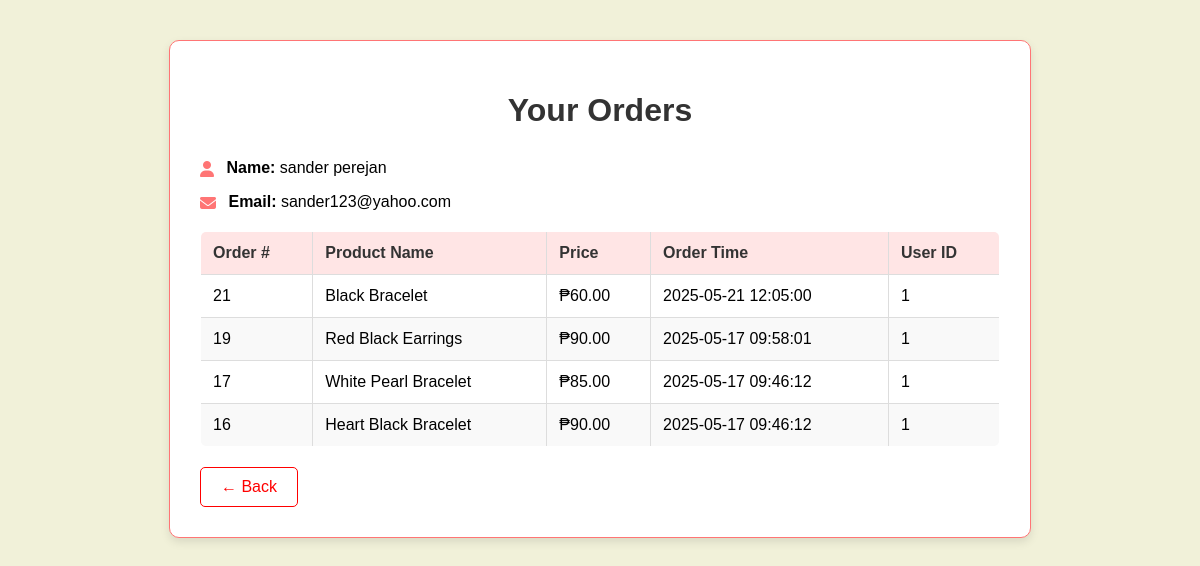
/listOrders.php (signed in), run on the app's committed database.
### tables this page shows
CREATE TABLE `users` (
  `userID` int(10) NOT NULL,
  `firstName` varchar(50) NOT NULL,
  `lastName` varchar(50) NOT NULL,
  `email` varchar(50) NOT NULL,
  `password` varchar(50) NOT NULL,
  `DOB` date DEFAULT NULL,
  `address` varchar(100) DEFAULT NULL
);

CREATE TABLE `order_items` (
  `orderItemID` int(11) NOT NULL,
  `orderID` int(11) DEFAULT NULL,
  `productName` varchar(255) DEFAULT NULL,
  `productPrice` decimal(10,2) DEFAULT NULL,
  `email` varchar(255) DEFAULT NULL,
  `orderTime` timestamp NOT NULL DEFAULT current_timestamp() ON UPDATE current_timestamp()
);

### listOrders.php (the view, shortened to what this page needs)
<?php
$servername = "localhost";
$username = "root";
$password = "";
$dbname = "login";
$conn = new mysqli($servername, $username, $password, $dbname);
$email = $_SESSION['email'];
$query = "SELECT firstName, lastName, email FROM users WHERE email = ?";
$stmt = $conn->prepare($query);
$stmt->bind_param("s", $email);
$stmt->execute();
$userInfo = $stmt->get_result()->fetch_assoc();
$query = "SELECT oi.orderItemID, oi.productName, oi.productPrice, oi.orderTime, u.userID
          FROM order_items oi
          JOIN users u ON oi.email = u.email
          WHERE oi.email = ?
          ORDER BY oi.orderItemID DESC";
$stmt = $conn->prepare($query);
$stmt->bind_param("s", $email);
$stmt->execute();
$result = $stmt->get_result();
$orderItems = [];
while ($row = $result->fetch_assoc()) {
    $orderItems[] = $row;
}
?>
<!DOCTYPE html>
<html lang="en">
<head>
  <link rel="stylesheet" href="https://cdnjs.cloudflare.com/ajax/libs/font-awesome/6.5.0/css/all.min.css">
</head>
<body>
<div class="container">
    <h1>Your Orders</h1>
    <p><i class="fas fa-user icon"></i> <strong>Name:</strong> <?php echo htmlspecialchars($userInfo['firstName']) . " " . htmlspecialchars($userInfo['lastName']); ?></p>
<p><i class="fas fa-envelope icon"></i> <strong>Email:</strong> <?php echo htmlspecialchars($userInfo['email']); ?></p>
<table class="orders-table">
    <thead>
        <tr>
            <th>Order #</th>
            <th>Product Name</th>
            <th>Price</th>
            <th>Order Time</th>
            <th>User ID</th>
        </tr>
    </thead>
    <tbody>
        <?php
        if (!empty($orderItems)) {
            foreach ($orderItems as $row) {
                echo "<tr>
                        <td>{$row['orderItemID']}</td>
                        <td>" . htmlspecialchars($row['productName']) . "</td>
                        <td>₱" . number_format($row['productPrice'], 2) . "</td>
                        <td>" . htmlspecialchars($row['orderTime']) . "</td>
                        <td>{$row['userID']}</td>
                      </tr>";
            }
        } else {
            echo "<tr><td colspan='5'>No recent orders found.</td></tr>";
        }
        ?>
    </tbody>
</table>
    <a class="back" href="profile.php">← Back</a>
</div>
</body>
</html>

### listOrders.php (style rules this page uses)
body { font-family: Arial, sans-serif; background: rgb(241, 241, 217); margin: 0; padding: 40px; }
.container { max-width: 800px; margin: auto; background: white; padding: 30px; border-radius: 10px; border: 1px solid rgb(255, 117, 117); box-shadow: 0 4px 10px rgba(0,0,0,0.1); }
h1 { text-align: center; color: #333; margin-bottom: 30px; }
.icon { margin-right: 8px; color: #ff7575; vertical-align: middle; }
.back-button, .back { display: inline-block; margin-top: 20px; padding: 10px 20px; color: red; border: 1px solid red; border-radius: 5px; text-decoration: none; transition: 0.3s; }
.orders-table { width: 100%; border-collapse: collapse; margin-top: 20px; background: #fff; border: 1px solid #ddd; border-radius: 6px; overflow: hidden; }
.orders-table th, .orders-table td { border: 1px solid #ddd; padding: 12px; text-align: left; }
.orders-table th { background-color: #ffe5e5; color: #333; }
.orders-table tr:nth-child(even) { background-color: #f9f9f9; }

### data on the page
users: firstName "sander", lastName "perejan", email "sander123@yahoo.com"
order_items: orderItemID "21", productName "Black Bracelet", productPrice "60.00", orderTime "2025-05-21 12:05:00", users.userID "1"
order_items: orderItemID "19", productName "Red Black Earrings", productPrice "90.00", orderTime "2025-05-17 09:58:01", users.userID "1"
order_items: orderItemID "17", productName "White Pearl Bracelet", productPrice "85.00", orderTime "2025-05-17 09:46:12", users.userID "1"
order_items: orderItemID "16", productName "Heart Black Bracelet", productPrice "90.00", orderTime "2025-05-17 09:46:12", users.userID "1"
